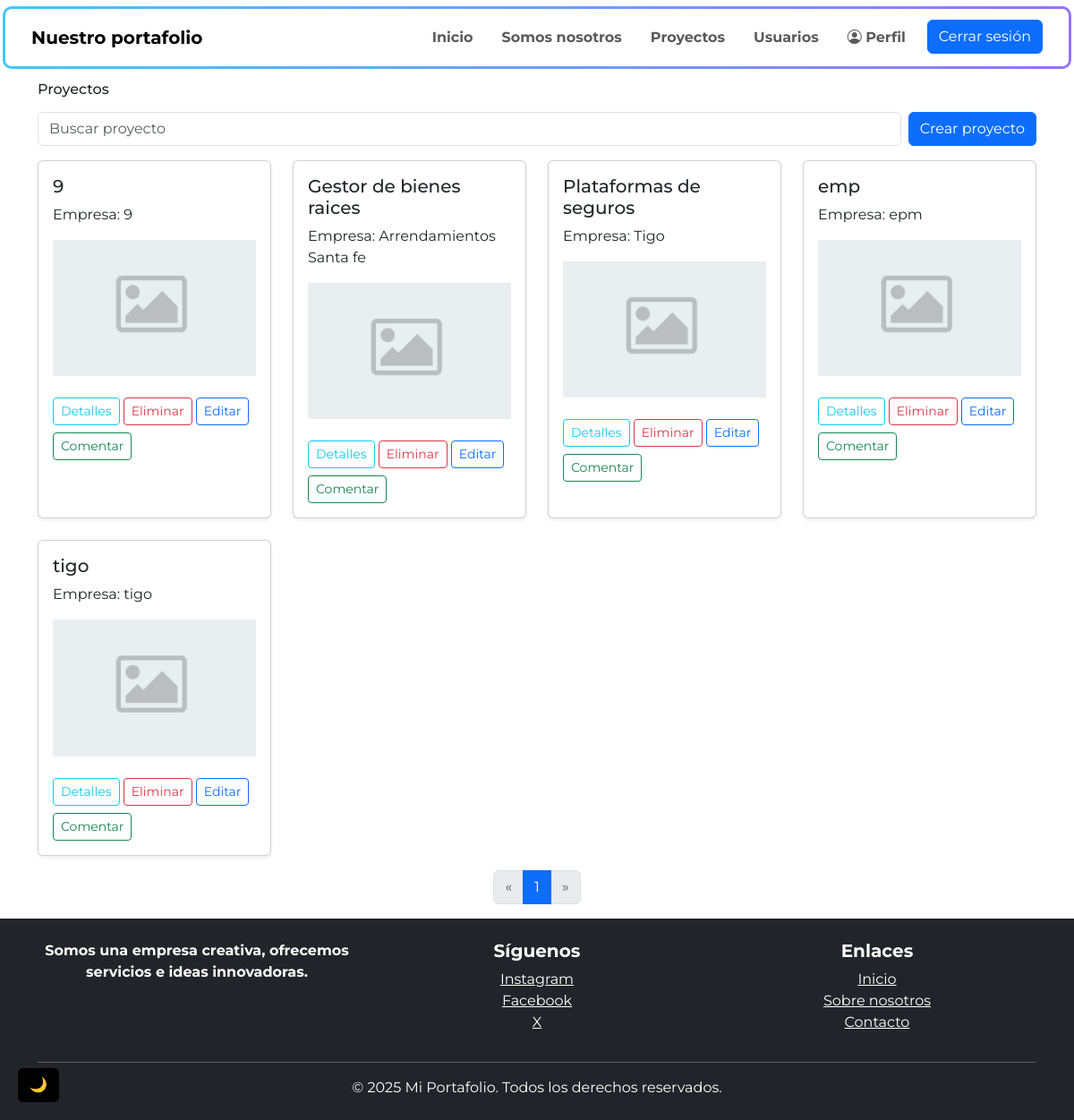
The app's page /view-project/?q=&page=6 (signed in), older data.
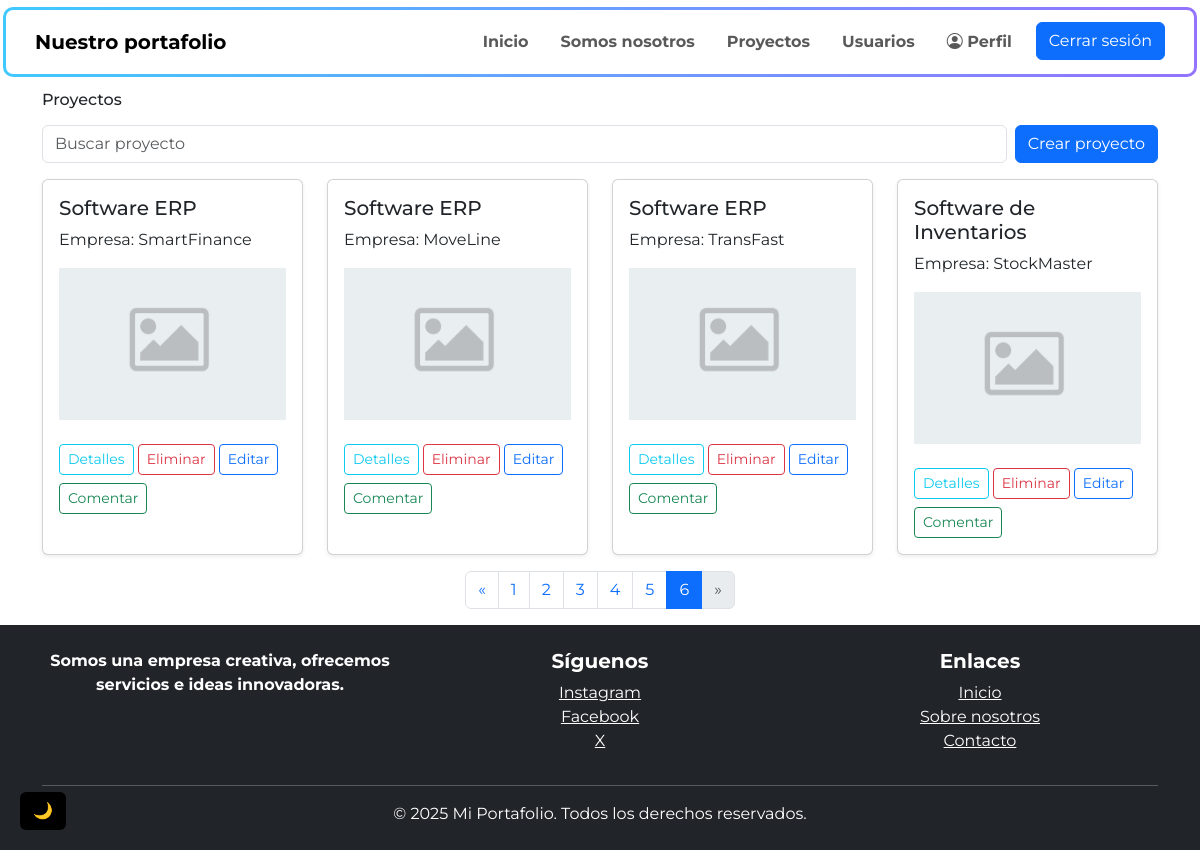
The same page, newer data.
### portafolio/models.py (models this page shows, shortened)
class Project(models.Model):
    nombre = models.CharField(max_length=100)
    empresa = models.CharField(max_length=100)
    imagen = models.ImageField(upload_to='img/', null=True, blank=True)

### portafolio/views.py (the view)
# urls.py: path('view-project/', views.view_project, name='view_project'),
@login_required
@permission_required('portafolio.view_project')
@require_http_methods(["GET"])
def view_project(request):
    query = request.GET.get('q', '')
    projects = Project.objects.all().order_by('nombre')
    if query:
        projects = projects.filter(nombre__icontains=query)
    paginator = Paginator(projects, 20)
    page_number = request.GET.get('page')
    page_obj = paginator.get_page(page_number)
    return render(request, 'proyectos.html', {'page_obj': page_obj, 'query': query})

### portafolio/templates/proyectos.html (shortened to what the changed rows need)
    {% extends 'base.html' %}
    {% block content %}
    <div class="container mb-3" style="margin-top: 90px;">
      <h1>Proyectos</h1>
        <div id="proyectosContainer" class="row row-cols-1 row-cols-sm-2 row-cols-md-4 g-4 ">
            {% for project in page_obj %}
                <div class="col">
                    <div class="card h-100 shadow-sm">
                        <div class="card-body">
                            <h5 class="card-title">{{ project.nombre }}</h5>
                            <p class="card-text">Empresa: {{ project.empresa }}</p>
                            {% if project.imagen %}
                                <img src="{{ project.imagen.url }}" class="img-fluid mb-3" alt="Imagen del proyecto">
                            {% else %}
                                <img src="/static/img/default-project.jpg" class="img-fluid mb-3" alt="Imagen por defecto">
                            {% endif %}
                            <button type="button" class="btn btn-outline-info btn-sm mt-2" data-bs-toggle="modal" data-bs-target="#modalDetalles{{ project.id }}">
                                Detalles
                            </button>
                            {% if perms.portafolio.delete_project %}
                            <button class="eliminar-proyecto btn btn-outline-danger btn-sm mt-2" data-url="{% url 'delete_project' project.id %}">Eliminar</button>
                            {% endif %}
                            {% if perms.portafolio.change_project%}
                            <button class="editar-proyecto btn btn-outline-primary btn-sm mt-2"
                                    data-id="{{ project.id }}"
                                    data-nombre="{{ project.nombre }}"
                                    data-empresa="{{ project.empresa }}">
                                Editar
                            </button>
                            {%endif%}
                            {% if perms.portafolio.add_comment%}
                            <button class="comentar-proyecto btn btn-outline-success btn-sm mt-2"
                                    data-id="{{ project.id }}"
                                    data-nombre="{{ project.nombre }}"
                                    data-empresa="{{ project.empresa }}">
                                Comentar
                            </button>
                            {%endif%}
                        </div>
                    </div>
                </div>
                {%empty%}
                <p class="text-center">No hay proyectos</P>
            {% endfor %}
        </div>
        <nav aria-label="Page navigation proyectos">
            <ul class="pagination justify-content-center mt-3">
                {% if page_obj.has_previous %}
                    <li class="page-item">
                        <a class="page-link" href="?q={{ query }}&page={{ page_obj.previous_page_number }}" aria-label="Anterior">
                            <span aria-hidden="true">&laquo;</span>
                        </a>
                    </li>
                {% else %}
                    <li class="page-item disabled">
                        <a class="page-link" href="#" aria-label="Anterior" tabindex="-1" aria-disabled="true">
                            <span aria-hidden="true">&laquo;</span>
                        </a>
                    </li>
                {% endif %}
                {% for num in page_obj.paginator.page_range %}
                    {% if page_obj.number == num %}
                        <li class="page-item active" aria-current="page">
                            <a class="page-link" href="#">{{ num }}</a>
                        </li>
                    {% else %}
                        <li class="page-item">
                            <a class="page-link" href="?q={{ query }}&page={{ num }}">{{ num }}</a>
                        </li>
                    {% endif %}
                {% endfor %}
            </ul>
        </nav>
{% endblock %}

Row changes from the older to the newer data that the page shows:
removed Project: nombre "9", empresa "9"
no longer on this page (row unchanged): Project: nombre "Gestor de bienes raices", empresa "Arrendamientos Santa fe"
no longer on this page (row unchanged): Project: nombre "Plataformas de seguros", empresa "Tigo"
removed Project: nombre "emp", empresa "epm"
removed Project: nombre "tigo", empresa "tigo"
added Project: nombre "Software ERP", empresa "SmartFinance"
added Project: nombre "Software ERP", empresa "MoveLine"
added Project: nombre "Software ERP", empresa "TransFast"
added Project: nombre "Software de Inventarios", empresa "StockMaster"
Text that changed along with them:
list line gone: "1"
new list line: "1"
new list line: "2"
new list line: "3"
new list line: "4"
new list line: "5"
new list line: "6"
